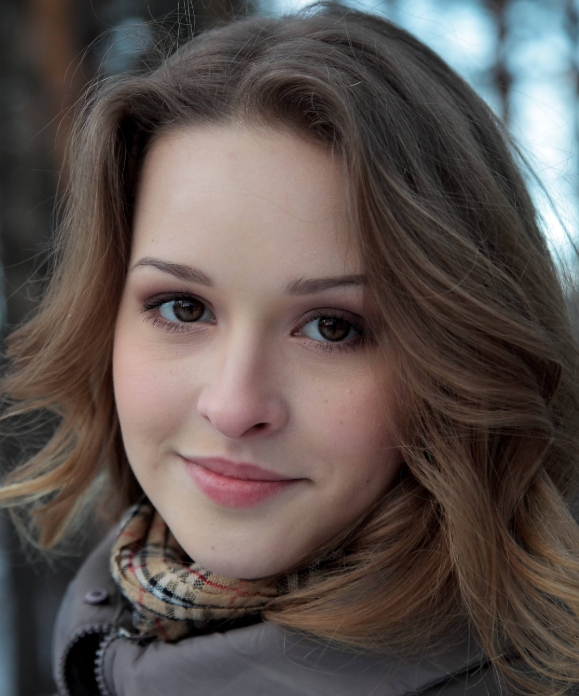
#> input picture data/images/test1.png, 579 x 696 px
$ python day098.py
#> lines starting #> are read from the running program, lines starting #| are printed output that depends on the picture
'''
Author       : Bingqiang Zhou
Date         : 2021-08-30 21:11:25
LastEditors  : Bingqiang Zhou
LastEditTime : 2021-08-30 21:54:04
Description  : SIFT特征提取 – 关键点提取
    SIFT特征提取是图像特征提取中最经典的一个算法，归纳起来SIFT特征提取主要有如下几步：
    -	构建高斯多尺度金字塔
    -	关键点查找/过滤与精准定位
    -	窗口区域角度方向直方图
    -	描述子生成
    SIFT特征是非常稳定的图像特征，在图像搜索、特征匹配、图像分类检测等方面应用十分广泛，
    但是它的缺点也是非常明显，就是计算量比较大，很难实时，所以对一些实时要求比较高的常见SIFT算法还是无法适用。
    如今SIFT算法在深度学习特征提取与分类检测网络大行其道的背景下，已经越来越有鸡肋的感觉，但是它本身的算法知识还是很值得我们学习，
    对我们也有很多有益的启示，本质上SIFT算法是很多常见算法的组合与巧妙衔接，这个思路对我们自己处理问题可以带来很多有益的帮助。
    今天我们首先高清楚SIFT特征提取的前面两个步骤，尺度空间金字塔与关键点过滤。

    OpenCV已经实现了SIFT算法，但是在OpenCV3.0之后因为专利授权问题，该算法在扩展模块xfeature2d中，需要自己编译才可以使用，
    OpenCV Python中从3.4.2之后扩展模块也无法使用，需要自己单独编译python SDK才可以使用。（**在OpenCV Python 4.4中重新加入了SIFT**）
    其使用方法与我们前面介绍的ORB完全一致。都是遵循下面的步骤
    1.	创建对象
    2.	通过detect方法提取对象关键点
    3.	同drawKeypoints绘制关键点

    构建多尺度高斯金字塔
    为了在每组图像中检测 S 个尺度的极值点，DoG 金字塔每组需 S+2 层图像，
    因为每组的第一层和最后一层图像上不能检测极值，DoG 金字塔由高斯金字塔相邻两层相减得到，
    则高斯金字塔每组最少需 S+3 层图像，实际计算时 S 通常在2到5之间。

    拓展资料：
        SIFT特征点提取：https://blog.csdn.net/lingyunxianhe/article/details/79063547
        SIFT特征提取分析：https://blog.csdn.net/abcjennifer/article/details/7639681
        sift、surf、orb 特征提取及最优特征点匹配：https://www.cnblogs.com/multhree/p/11296945.html
        OpenCV官方教程：
            Introduction to SIFT (Scale-Invariant Feature Transform)：https://docs.opencv.org/4.5.3/da/df5/tutorial_py_sift_intro.html
            Feature Matching：https://docs.opencv.org/4.5.3/dc/dc3/tutorial_py_matcher.html
'''

import cv2 as cv
import numpy as np

src = cv.imread("../data/images/test1.png")
#> src is the input picture: shape (696, 579, 3); mean B, G, R 78.5, 82.2, 92.2

# 初始化
sift = cv.SIFT_create()

# 关键点检测
keypoints = sift.detect(src)
#> keypoints = 648 keypoints; strongest (x, y, size): (462, 43, 35.6), (230, 197, 106.3), (189, 306, 37), (153, 582, 5.5)
# keypoints：[keypoint对象，keypoint对象，...，keypoint对象]
# keypoint类属性：(x, y):坐标, size:关键点邻域直径大小, angle:方向, response:检测的响应值, octave:在那一层金字塔检测到的特征点, class_id:对象类别id

# 可视化
# 全部关键点，使用一个颜色
result = cv.drawKeypoints(src, keypoints, None, (0, 255, 0), cv.DrawMatchesFlags_DEFAULT)
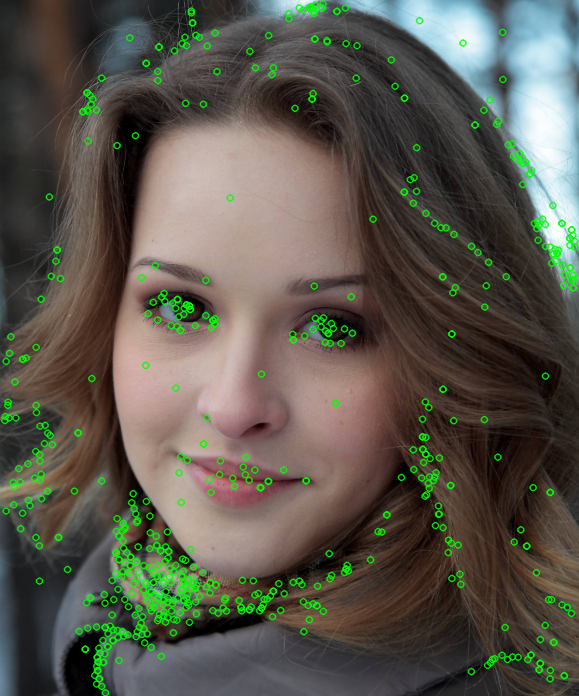
#> result: shape (696, 579, 3); mean B, G, R 76.1, 87.5, 89.5

# 关键点，随机一个颜色
result_colorful = src.copy()
for kp in keypoints:
    color = np.random.randint(0, 255, (3), dtype=np.uint8).tolist()
    result_colorful = cv.drawKeypoints(result_colorful, [kp], None, color, cv.DrawMatchesFlags_DEFAULT)
#> this loop made 648 passes
#> (kp, color) on passes 1 to 3: (keypoint at (4.3, 420), size 2.6, [172, 10, 127]), (keypoint at (4.9, 416.1), size 3.1, [47, 170, 196]), (keypoint at (5.5, 510.5), size 4.4, [117, 166, 22])
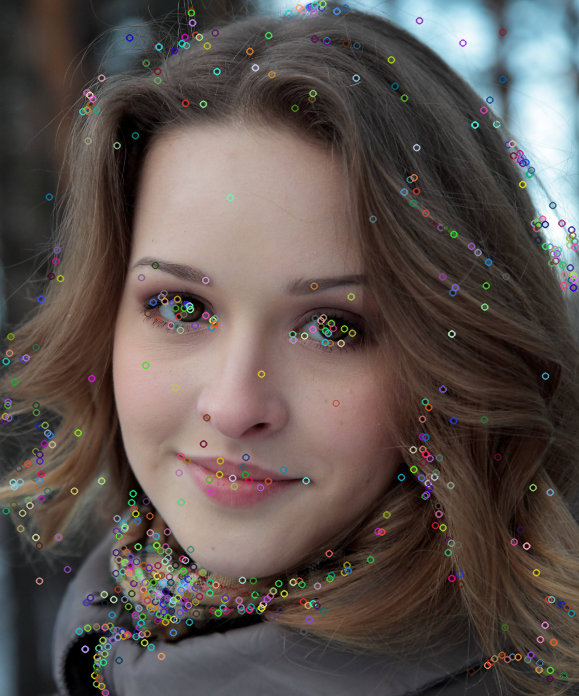
#> result_colorful: shape (696, 579, 3); mean B, G, R 79.8, 83.6, 93.3

cv.imshow("result", result)
cv.imshow("result colorful", result_colorful)
cv.waitKey(0)
cv.destroyAllWindows()
